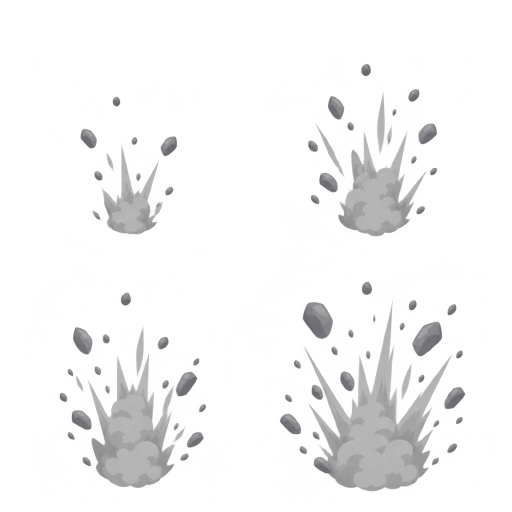
#> input picture art/vfx/source/impact_concrete.webp, 1024 x 1024 px (shown at 1/2 size); its folder holds only this picture in this run
$ python build_impacts.py ../vfx/source/impact_concrete.webp
#> lines starting #> are read from the running program, lines starting #| are printed output that depends on the picture; after the words box and inside, x2 and y2 are one past the last pixel; in counts of white or black regions, pixels touching at a corner belong together
#> in build_impact_atlas, `atlas = Image.new("RGBA", ATLAS, (0, 0, 0, 0))`: atlas: PIL image 1024x1536 RGBA; every value is 0
"""Bullet impact VFX per surface, bullet-hole decals and particle textures, plus their manifest.

    python3 art/pipeline/build_impacts.py [--runtime apps/web/public/assets]

Inputs (art/vfx/source/, Higgsfield sheets; prompts in art/README.md):
  impact_<style>.webp   2×2 variants on a transparent background. Surface impacts burst UP from
                        the bottom-middle of their quarter (+V = the surface normal); `player` is a
                        centred, non-gory hit marker
  decals.webp           six bullet-hole decals in a 3×2 grid (concrete, metal, wood, dirt, glass,
                        scorch), seen flat

Outputs (<runtime>/vfx/):
  impact_atlas.webp     1024×1536, 24 cells of 256²: each frame's hit point sits at the same spot
                        of its cell (bottom-middle; centre for `player`)
  decal_atlas.webp      512×256, cells of 128², one decal per cell
  particles.webp        256×64: spark streak, dust puff, chip (64² each, white, tinted per style)
  impacts.vfx.json      styles per surface (keyed by the sim's packages/content Material ids),
                        particles, decals with lifetime and cap, and the player hit
"""
import json
import sys
from pathlib import Path

import numpy as np
from PIL import Image

REPO = Path(__file__).resolve().parents[2]
SRC = REPO / "art/vfx/source"
argv = sys.argv[1:]
RUNTIME = Path(argv[argv.index("--runtime") + 1]) if "--runtime" in argv else REPO / "apps/web/public/assets"
OUT = RUNTIME / "vfx"

CELL = 256
ATLAS = (1024, 1536)
COLS = ATLAS[0] // CELL
ALPHA_FLOOR = 10
DECAL = 128
DECAL_ORDER = ["concrete", "metal", "wood", "dirt", "glass", "scorch"]

# sim materials (packages/content/src/maps/types.ts Material) → impact style
MATERIALS = {0: "concrete", 1: "metal", 2: "wood", 3: "dirt", 4: "glass"}
# sizeM: world height of the tallest frame; ms: life (pop in over the first 25%, fade over the last 50%)
IMPACT = {
    "concrete": {"sizeM": 0.45, "ms": 260, "anchor": "bottom",
                 "particles": [{"kind": "chip", "count": [3, 5], "tint": "#9a9a96", "sizeM": 0.035, "speedMps": [2, 4],
                                "coneDeg": 50, "gravity": 1, "lifeMs": 500},
                               {"kind": "dust", "count": [1, 2], "tint": "#c9c6bf", "sizeM": 0.25, "speedMps": [0.3, 0.6],
                                "coneDeg": 30, "gravity": -0.1, "lifeMs": 700}]},
    "metal": {"sizeM": 0.40, "ms": 160, "anchor": "bottom",
              "particles": [{"kind": "spark", "count": [5, 8], "tint": "#fff2a0", "sizeM": 0.08, "speedMps": [4, 8],
                             "coneDeg": 70, "gravity": 1, "lifeMs": 300, "blend": "additive"}]},
    "wood": {"sizeM": 0.45, "ms": 240, "anchor": "bottom",
             "particles": [{"kind": "chip", "count": [3, 6], "tint": "#c49a62", "sizeM": 0.04, "speedMps": [2, 4],
                            "coneDeg": 55, "gravity": 1, "lifeMs": 600},
                           {"kind": "dust", "count": [1, 1], "tint": "#d8bf98", "sizeM": 0.2, "speedMps": [0.3, 0.5],
                            "coneDeg": 30, "gravity": -0.1, "lifeMs": 600}]},
    "dirt": {"sizeM": 0.6, "ms": 320, "anchor": "bottom",
             "particles": [{"kind": "chip", "count": [3, 5], "tint": "#7a5a3a", "sizeM": 0.035, "speedMps": [2, 5],
                            "coneDeg": 25, "gravity": 1, "lifeMs": 700},
                           {"kind": "dust", "count": [2, 3], "tint": "#cdb48a", "sizeM": 0.3, "speedMps": [0.4, 0.8],
                            "coneDeg": 25, "gravity": -0.1, "lifeMs": 900}]},
    "glass": {"sizeM": 0.45, "ms": 220, "anchor": "bottom",
              "particles": [{"kind": "chip", "count": [5, 8], "tint": "#e6f4ff", "sizeM": 0.03, "speedMps": [2, 5],
                             "coneDeg": 70, "gravity": 1, "lifeMs": 600},
                            {"kind": "spark", "count": [2, 3], "tint": "#ffffff", "sizeM": 0.05, "speedMps": [3, 5],
                             "coneDeg": 60, "gravity": 0.5, "lifeMs": 200, "blend": "additive"}]},
    # the hit marker on a player: a comic pop, no blood (age rating), white-yellow so it never reads as a team colour
    "player": {"sizeM": 0.5, "ms": 180, "anchor": "centre", "particles": []},
}
DECALS = {
    "concrete": {"sizeM": 0.14}, "metal": {"sizeM": 0.12}, "wood": {"sizeM": 0.15},
    "dirt": {"sizeM": 0.14}, "glass": {"sizeM": 0.18}, "scorch": {"sizeM": 0.5},
}
DECAL_LIFE_MS, DECAL_FADE_MS, DECAL_MAX = 8000, 1000, 64


def clean(a):
    a = a.copy()
#> a is the input picture: shape (1024, 1024, 4); mean R, G, B, A 79.3, 79.1, 80, 29.5
    a[..., 3] = np.where(a[..., 3] < ALPHA_FLOOR, 0, a[..., 3])
#> a: shape (1024, 1024, 4); 19.74% of pixels changed, all inside (x1, y1, x2, y2) = (17, 17, 1018, 1024)
    return a


def impact_frames(sheet, anchor):
    """The 4 variants of a 2×2 sheet: (rgba, hit point (x, y), extent) in sheet px."""
    a = clean(np.asarray(sheet))
    h, w = a.shape[:2]
#> h = 1024; w = 1024
    out = []
    for qy in range(2):
        for qx in range(2):
            q = a[qy * h // 2:(qy + 1) * h // 2, qx * w // 2:(qx + 1) * w // 2]
            alpha = q[..., 3].astype(np.float32) / 255
            ys, xs = np.nonzero(alpha > 0.15)
            if anchor == "centre":
                wsum = alpha.sum()
                cx = float((alpha.sum(axis=0) * np.arange(alpha.shape[1])).sum() / wsum)
                cy = float((alpha.sum(axis=1) * np.arange(alpha.shape[0])).sum() / wsum)
                ext = max(xs.max() - cx, cx - xs.min(), ys.max() - cy, cy - ys.min())
            else:
                solid = np.nonzero((alpha > 0.4).any(axis=1))[0]
                cy = float(solid.max())
                band = alpha[max(0, int(cy) - max(2, int(0.06 * (cy - ys.min())))):int(cy) + 1]
                cx = float((band.sum(axis=0) * np.arange(band.shape[1])).sum() / max(1e-6, band.sum()))
                ext = max(cy - ys.min(), 2 * max(xs.max() - cx, cx - xs.min()))
            out.append((q, (cx, cy), float(ext)))
#> after the loop, out = 4 items
    return out


def build_impact_atlas():
    atlas = Image.new("RGBA", ATLAS, (0, 0, 0, 0))
    styles, cell = {}, 0
    for style, spec in IMPACT.items():
        frames = impact_frames(Image.open(SRC / f"impact_{style}.webp").convert("RGBA"), spec["anchor"])
#> frames = 4 items
        ext = max(e for *_, e in frames)
#> ext = 419
        # bottom anchor: the hit point 6 px above the cell bottom, the burst fills the height;
        # centre anchor: the hit point in the middle, the burst fills half the cell each way
        target = (CELL - 10) if spec["anchor"] == "bottom" else (CELL / 2 - 6)
        s = target / ext
#> s = 0.587
        hit = (CELL / 2, CELL - 6) if spec["anchor"] == "bottom" else (CELL / 2, CELL / 2)
        ids = []
        for q, (cx, cy), _ in frames:
            img = Image.fromarray(q).resize((max(1, round(q.shape[1] * s)), max(1, round(q.shape[0] * s))), Image.LANCZOS)
            tile = Image.new("RGBA", (CELL, CELL), (0, 0, 0, 0))
            tile.alpha_composite(img, (round(hit[0] - cx * s), round(hit[1] - cy * s)))
            arr = np.asarray(tile).copy()
            if spec["anchor"] == "centre":
                # the marker's soft glow would end in a hard square at the cell edge: fade it out radially
                yy, xx = np.mgrid[0:CELL, 0:CELL]
                r = np.hypot(xx - hit[0], yy - hit[1]) / (CELL / 2)
                arr[..., 3] = (arr[..., 3] * np.clip((1.0 - r) / 0.25, 0, 1)).astype(np.uint8)
            arr[[0, -1], :, 3] = 0
            arr[:, [0, -1], 3] = 0
            atlas.paste(Image.fromarray(arr), ((cell % COLS) * CELL, (cell // COLS) * CELL))
            ids.append(cell)
            cell += 1
#> this loop made 4 passes
#> (cx, cy) on passes 1 to 4: (261.9, 468), (237.3, 472), (266.2, 463), (239.1, 470)
#> pass 1, in build_impact_atlas, `img = Image.fromarray(q).resize((max(1, round(q.shape[1] * s)), max(1,..`:
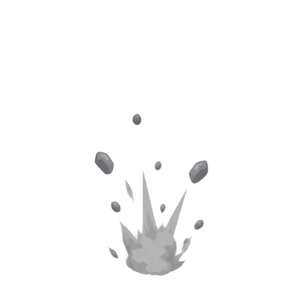
#> img: PIL image 301x301 RGBA; mean R, G, B, A 9.3, 9.3, 9.4, 11; transparent parts drawn white
#> pass 1, in build_impact_atlas, `arr = np.asarray(tile).copy()`:
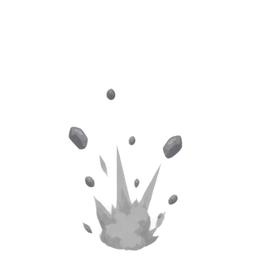
#> arr: shape (256, 256, 4); mean R, G, B, A 12.9, 12.9, 13, 15.2; transparent parts drawn white
#> pass 2, in build_impact_atlas, `img = Image.fromarray(q).resize((max(1, round(q.shape[1] * s)), max(1,..`:
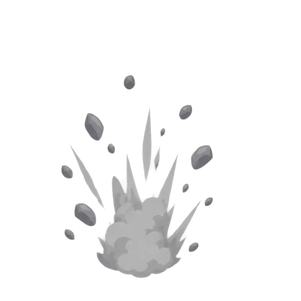
#> img: PIL image 301x301 RGBA; mean R, G, B, A 19.4, 19.3, 19.5, 23.3; transparent parts drawn white
#> after the loop:
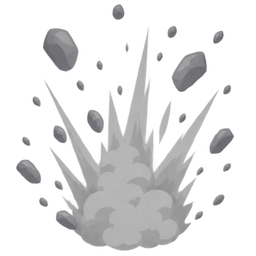
#> arr: shape (256, 256, 4); mean R, G, B, A 54.6, 54.5, 54.9, 69.9; transparent parts drawn white
#> after the loop:
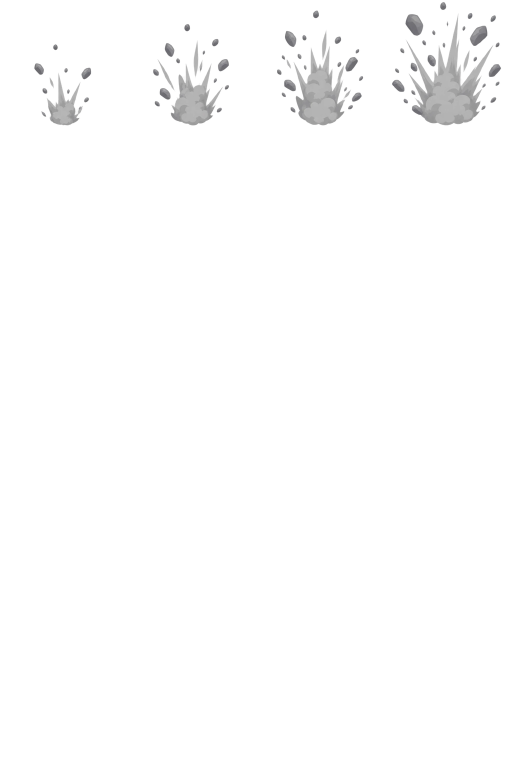
#> atlas: PIL image 1024x1536 RGBA (shown at 1/2 size); mean R, G, B, A 5.4, 5.4, 5.4, 6.7; transparent parts drawn white
#> after the loop:
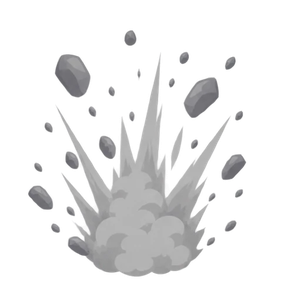
#> img: PIL image 301x301 RGBA; mean R, G, B, A 39.5, 39.5, 39.7, 50.6; transparent parts drawn white
#> after the loop, cell = 4; ids = [0, 1, 2, 3]
        full = spec["sizeM"] * CELL / (target if spec["anchor"] == "bottom" else 2 * target)
        styles[style] = {"frames": ids, "quadM": round(full, 4),
                         "hitUV": [0.5, round(hit[1] / CELL, 4)] if spec["anchor"] == "bottom" else [0.5, 0.5],
                         "ms": spec["ms"], "anchor": spec["anchor"], "particles": spec["particles"],
                         "decal": style if style in DECALS else None}
    return atlas, styles


def build_decals():
    sheet = clean(np.asarray(Image.open(SRC / "decals.webp").convert("RGBA")))
    h, w = sheet.shape[:2]
    atlas = Image.new("RGBA", (512, 256), (0, 0, 0, 0))
    cells = {}
    for i, name in enumerate(DECAL_ORDER):
        q = sheet[(i // 3) * h // 2:(i // 3 + 1) * h // 2, (i % 3) * w // 3:(i % 3 + 1) * w // 3]
        alpha = q[..., 3]
        ys, xs = np.nonzero(alpha > 20)
        crop = Image.fromarray(q[ys.min():ys.max() + 1, xs.min():xs.max() + 1])
        side = max(crop.size)
        s = (DECAL - 8) / side
        crop = crop.resize((max(1, round(crop.size[0] * s)), max(1, round(crop.size[1] * s))), Image.LANCZOS)
        tile = Image.new("RGBA", (DECAL, DECAL), (0, 0, 0, 0))
        tile.alpha_composite(crop, ((DECAL - crop.size[0]) // 2, (DECAL - crop.size[1]) // 2))
        atlas.paste(tile, ((i % 4) * DECAL, (i // 4) * DECAL))
        cells[name] = {"cell": i, **DECALS[name]}
    return atlas, cells


def particles_texture():
    """spark (a streak, head at +U), dust (a soft puff), chip (a hard-edged blob): white, tinted per use."""
    n = 64
    y, x = np.mgrid[0:n, 0:n] / (n - 1) * 2 - 1
    spark = np.clip(1 - np.abs(y) / 0.18, 0, 1) ** 1.5 * np.clip((x + 1) / 2, 0, 1) ** 2
    dust = np.clip(1 - np.sqrt(x ** 2 + y ** 2), 0, 1) ** 1.6
    r = np.sqrt((x * 1.1) ** 2 + (y * 0.9) ** 2) + 0.12 * np.sin(5 * np.arctan2(y, x))
    chip = np.clip((0.7 - r) / 0.06, 0, 1)  # anti-aliased edge
    out = np.zeros((n, 4 * n, 4), dtype=np.float32)
    for i, a in enumerate((spark, dust, chip)):
        out[:, i * n:(i + 1) * n, :3] = 1.0
        out[:, i * n:(i + 1) * n, 3] = a
    return Image.fromarray((out * 255).astype(np.uint8), "RGBA")


def main():
    OUT.mkdir(parents=True, exist_ok=True)
    atlas, styles = build_impact_atlas()
    atlas.save(OUT / "impact_atlas.webp", "WEBP", quality=86, alpha_quality=90, method=6)
    decals, decal_cells = build_decals()
    decals.save(OUT / "decal_atlas.webp", "WEBP", quality=90, alpha_quality=95, method=6)
    particles_texture().save(OUT / "particles.webp", "WEBP", lossless=True)
    manifest = {
        "version": 1,
        "materials": {str(k): v for k, v in MATERIALS.items()},
        "impact": {"atlas": "impact_atlas.webp", "atlasSize": list(ATLAS), "cell": [CELL, CELL], "blend": "normal",
                   "styles": styles,
                   "notes": "draw a random frame on a camera-facing quad of quadM × quadM with hitUV on the hit point and "
                            "+V along the surface normal (centre anchor: no rotation); scale 0.6 → 1.0 over the first 25% "
                            "of ms and fade over the last 50%; `player` is the hit marker on a character"},
        "particles": {"texture": "particles.webp", "cells": {"spark": 0, "dust": 1, "chip": 2}, "cell": [64, 64],
                      "notes": "per impact: count in [min, max]; velocity speedMps along the normal within coneDeg; "
                               "gravity in g (negative floats up); sparks stretch along their velocity"},
        "decals": {"atlas": "decal_atlas.webp", "atlasSize": [512, 256], "cell": [DECAL, DECAL], "styles": decal_cells,
                   "lifeMs": DECAL_LIFE_MS, "fadeMs": DECAL_FADE_MS, "maxLive": DECAL_MAX,
                   "notes": "on map surfaces only (never on characters): in the side view, on the camera-facing front "
                            "face of the hit geometry at the hit (x, y); a random roll; the oldest goes first when "
                            "maxLive is reached; `scorch` is for explosions"},
    }
    (OUT / "impacts.vfx.json").write_text(json.dumps(manifest, indent=1))
    print(f"build_impacts: {sum(len(s['frames']) for s in styles.values())} impact frames in {ATLAS[0]}×{ATLAS[1]}, "
          f"{len(decal_cells)} decals, 3 particle sprites → {OUT}")


if __name__ == "__main__":
#> (the run stopped early here; a loop or call above may not have finished)
